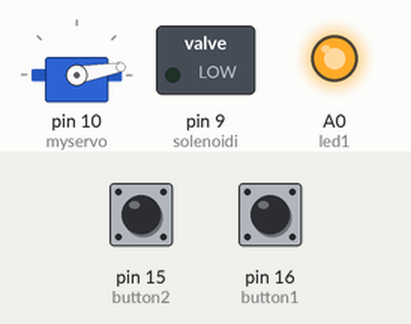
The sketch below on a simulated Arduino Uno, built with avr-gcc and run on an emulated ATmega328P. On the bench: servo, switched loads named in the sketch (green lamp = pin HIGH), output pins drawn as LEDs (lit = HIGH). The inputs (shaded band) are chosen by the test bench; at power-on: pin 15 (button2) HIGH, pin 16 (button1) HIGH.

Above: at 1.2 s.
1.3 s: pin 15 (button2) pulled LOW for 0.15 s
At 2.3 s:
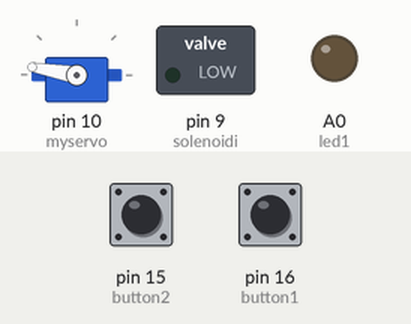
At 4.3 s:
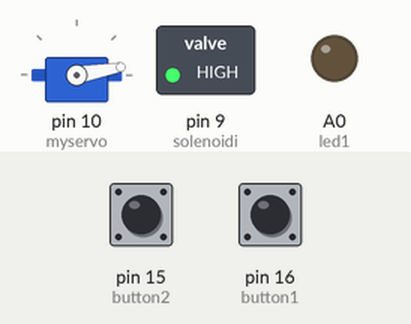
Timing chart, 0 to 10.4 s (numbered marks = the images above; inputs shaded):
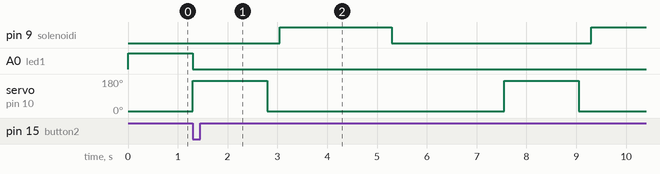

The sketch:

crushinatorv2.ino
```cpp
#include <Servo.h>

#define servomax 170
#define servomin 10

//  const int input1 = 2;   //unused
//  const int input2 = 4;   //unused
const int solenoidi = 9;    //pinninumerot
//const int servo = 10;
const int button1 = 16;
const int led1 = 14;
const int button2 = 15;
const int led2 = A0;

int i = 1;
int j = 1;
int s = 0;

Servo myservo;

void setup()
{
  pinMode(solenoidi, OUTPUT);     // inputit ja outputit
  myservo.attach(10);
  pinMode(button1, INPUT_PULLUP);
  pinMode(led1, OUTPUT);
  pinMode(button2, INPUT_PULLUP);
  pinMode(led2, OUTPUT);
  digitalWrite(led1, HIGH);
  digitalWrite(led2, HIGH);
  myservo.write(servomin);
}

void loop()
{
  i = digitalRead(button1);
  j = digitalRead(button2);
  if(i == 0)
  {
  i = 1;
  digitalWrite(led1, LOW);
  digitalWrite(led2, LOW);
  myservo.write(servomax);
  delay(1500);
  myservo.write(servomin);
  delay(250);
  digitalWrite(solenoidi, HIGH);
  delay(2250);
  digitalWrite(solenoidi, LOW);
  delay(2250);
  digitalWrite(led1, HIGH);
  digitalWrite(led2, HIGH);
  }
    if(j == 0)
  {
  j = 1;
  digitalWrite(led1, LOW);
  digitalWrite(led2, LOW);
  while(s<3)
  {
  s++;
  myservo.write(servomax);
  delay(1500);
  myservo.write(servomin);
  delay(250);
  digitalWrite(solenoidi, HIGH);
  delay(2250);
  digitalWrite(solenoidi, LOW);
  delay(2250);
  }
  digitalWrite(led1, HIGH);
  digitalWrite(led2, HIGH);
  s = 0;
  }
}
```

Measured:
- after the input at 1.3 s, pin 9 (solenoidi): LOW → HIGH after 1.8 s, → LOW 2.3 s later, → HIGH 4.0 s later; A0 (led1): HIGH → LOW at once; servo on pin 10 (myservo): alternates 170° for 1.5 s and 10° for 4.8 s, starting at once
